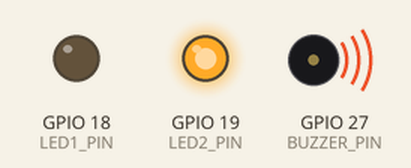
This program was run on a simulated ESP32. Shown: output pins drawn as LEDs (lit = HIGH), buzzer (waves = sounding). What the program prints to the serial monitor is not drawn.

Above: at 0.05 s.
At 1.45 s:
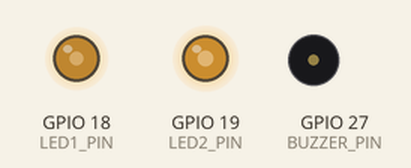
At 2.9 s:
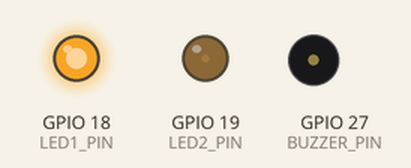
At 5.75 s:
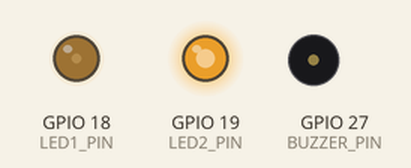
At 8.8 s:
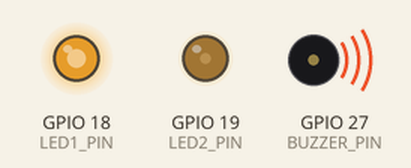
At 12.65 s:
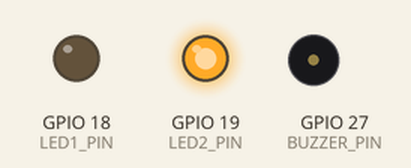
Timing chart, 0 to 14.6 s (numbered marks = the images above):
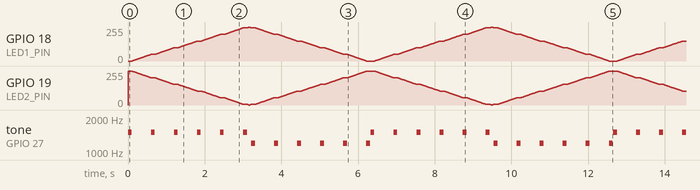

The program:

main.cpp
```cpp
#include <Arduino.h>

// --- Pin definitions ---
#define LED1_PIN 18      // LED 1
#define LED2_PIN 19      // LED 2
#define BUZZER_PIN 27    // Buzzer

// --- PWM channels ---
#define LED1_CH 0
#define LED2_CH 1
#define BUZZER_CH 2

// --- PWM settings ---
#define LED_FREQ 5000
#define LED_RES 8           // 8-bit resolution (0–255)
#define BUZZER_FREQ 2000
#define BUZZER_RES 10       // 10-bit resolution (0–1023)

void setup() {
  // --- Setup LEDs ---
  ledcSetup(LED1_CH, LED_FREQ, LED_RES);
  ledcAttachPin(LED1_PIN, LED1_CH);

  ledcSetup(LED2_CH, LED_FREQ, LED_RES);
  ledcAttachPin(LED2_PIN, LED2_CH);

  // --- Setup Buzzer ---
  ledcSetup(BUZZER_CH, BUZZER_FREQ, BUZZER_RES);
  ledcAttachPin(BUZZER_PIN, BUZZER_CH);
  ledcWrite(BUZZER_CH, 512);  // 50% duty cycle (for passive buzzer)

  Serial.begin(115200);
  Serial.println("Starting 2-LED + Buzzer demo...");
}

void loop() {
  // Fade both LEDs and beep the buzzer
  for (int d = 0; d <= 255; d++) {
    ledcWrite(LED1_CH, d);           // LED1 fades up
    ledcWrite(LED2_CH, 255 - d);     // LED2 fades down (opposite)

    // Make buzzer beep every ~50 brightness steps
    if (d % 50 == 0) {
      ledcWriteTone(BUZZER_CH, 1500); // Play tone
      delay(100);
      ledcWrite(BUZZER_CH, 0);        // Stop tone
    }

    delay(10);
  }

  for (int d = 255; d >= 0; d--) {
    ledcWrite(LED1_CH, d);
    ledcWrite(LED2_CH, 255 - d);

    if (d % 50 == 0) {
      ledcWriteTone(BUZZER_CH, 1200);
      delay(100);
      ledcWrite(BUZZER_CH, 0);
    }

    delay(10);
  }
}
```

Measured:
- by itself, tone on GPIO 27 (BUZZER_PIN): plays 1500 Hz for 0.10 s, 1500 Hz for 0.10 s, 1500 Hz for 0.10 s, 1500 Hz for 0.10 s, 1500 Hz for 0.10 s, 1500 Hz for 0.10 s … (76 notes in this stretch)
